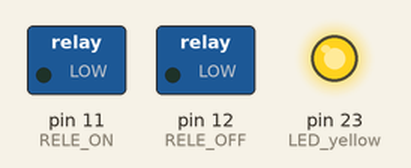
This sketch was run on a simulated Arduino Mega 2560, built with avr-gcc and run on an emulated ATmega2560. On the bench: switched loads named in the sketch (green lamp = pin HIGH), output pins drawn as LEDs (lit = HIGH). Pins used as bus, display or sensor lines are not drawn; what the sketch prints to the serial monitor is not drawn.

Above: at 8.4 s.
Timing chart, 0 to 16.3 s (numbered marks = the images above):
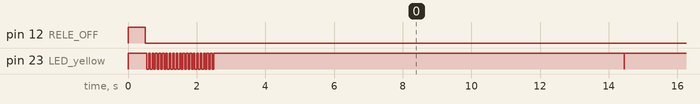

Measured:
- by itself, pin 23 (LED_yellow): goes 19 × (LOW 0.05 s, HIGH 0.05 s), LOW 0.05 s, 10 × (HIGH 11.9 s, LOW 0.01 s), then HIGH

The sketch:

AIRDOS_Moussala.ino
```cpp
/*
  CANDY based on Mighty 1284p for Mossala mountain

Compiled with: Arduino 1.8.3

ISP
---
PD0     RX
PD1     TX
RESET#  through 50M capacitor to RST#

SDcard
------
DAT3   SS   4 B4
CMD    MOSI 5 B5
DAT0   MISO 6 B6
CLK    SCK  7 B7

SERIAL 2 (not necessary to connect)
--------
RX 18 PC2
TX 19 PC3

ANALOG
------
+      A0  PA0
-      A1  PA1
RESET  0   PB0

RELE
----
RELE_ON   11    PD3
RELE_OFF  12    PD4

LED
---
LED_yellow  23  PC7         // LED pro Dasu
LED_green   TIMEPULSE GPS   // LED pro pilota

The following needs to be added to the line mentioning the atmega644 in
/usr/share/arduino/libraries/SD/utility/Sd2PinMap.h:

    || defined(__AVR_ATmega1284P__)

so that it reads:

    #elif defined(__AVR_ATmega644P__) || defined(__AVR_ATmega644__)|| defined(__AVR_ATmega1284P__)

                      +---\/---+
           (D 0) PB0 1|        |40 PA0 (AI 0 / D24)
           (D 1) PB1 2|        |39 PA1 (AI 1 / D25)
      INT2 (D 2) PB2 3|        |38 PA2 (AI 2 / D26)
       PWM (D 3) PB3 4|        |37 PA3 (AI 3 / D27)
    PWM/SS (D 4) PB4 5|        |36 PA4 (AI 4 / D28)
      MOSI (D 5) PB5 6|        |35 PA5 (AI 5 / D29)
  PWM/MISO (D 6) PB6 7|        |34 PA6 (AI 6 / D30)
   PWM/SCK (D 7) PB7 8|        |33 PA7 (AI 7 / D31)
                 RST 9|        |32 AREF
                VCC 10|        |31 GND
                GND 11|        |30 AVCC
              XTAL2 12|        |29 PC7 (D 23)
              XTAL1 13|        |28 PC6 (D 22)
      RX0 (D 8) PD0 14|        |27 PC5 (D 21) TDI
      TX0 (D 9) PD1 15|        |26 PC4 (D 20) TDO
RX1/INT0 (D 10) PD2 16|        |25 PC3 (D 19) TMS
TX1/INT1 (D 11) PD3 17|        |24 PC2 (D 18) TCK
     PWM (D 12) PD4 18|        |23 PC1 (D 17) SDA
     PWM (D 13) PD5 19|        |22 PC0 (D 16) SCL
     PWM (D 14) PD6 20|        |21 PD7 (D 15) PWM
                      +--------+
*/

#include "wiring_private.h"
//#include <SoftwareSerial.h>

#define MSG_NO 20    // number of logged NMEA messages

#define RELE_ON     11    // PD3
#define RELE_OFF    12    // PD4
#define LED_yellow  23    // PC7

#define CHANNELS 512 // number of channels in buffer for histogram, including negative numbers

//SoftwareSerial swSerial(18, 19); // RX, TX

const int chipSelect = 4;
int RESET = 0;
uint16_t count = 0;

void setup()
{
  // Open serial communications and wait for port to open:
  Serial.begin(9600);
  while (!Serial)
  {
  ; // wait for serial port to connect. Needed for Leonardo only?
  }

  //swSerial.begin(115200);
  Serial.println("#Cvak...");

// Read Analog Differential without gain (read datashet of ATMega1280 and ATMega2560 for refference)
// Use analogReadDiff(NUM)
//   NUM	|	POS PIN	  	        |	NEG PIN		        | 	GAIN
//	0	|	A0			|	A1			|	1x
//	1	|	A1			|	A1			|	1x
//	2	|	A2			|	A1			|	1x
//	3	|	A3			|	A1			|	1x
//	4	|	A4			|	A1			|	1x
//	5	|	A5			|	A1			|	1x
//	6	|	A6			|	A1			|	1x
//	7	|	A7			|	A1			|	1x
//	8	|	A8			|	A9			|	1x
//	9	|	A9			|	A9			|	1x
//	10	|	A10			|	A9			|	1x
//	11	|	A11			|	A9			|	1x
//	12	|	A12			|	A9			|	1x
//	13	|	A13			|	A9			|	1x
//	14	|	A14			|	A9			|	1x
//	15	|	A15			|	A9			|	1x
  #define pin 0
  uint8_t analog_reference = EXTERNAL; // DEFAULT, INTERNAL, INTERNAL1V1, INTERNAL2V56, or EXTERNAL

  ADMUX = (analog_reference << 6) | ((pin | 0x10) & 0x1F);

  pinMode(RESET, OUTPUT);
  pinMode(RELE_ON, OUTPUT);
  pinMode(RELE_OFF, OUTPUT);
  pinMode(LED_yellow, OUTPUT);
  digitalWrite(LED_yellow, HIGH);

  digitalWrite(RELE_ON, LOW);  // Rele switch OFF
  digitalWrite(RELE_OFF, HIGH);
  delay(500);
  digitalWrite(RELE_OFF, LOW);


  for(int i=0; i<20; i++)
  {
    delay(50);
    digitalWrite(LED_yellow, LOW);  // Blink for Dasa
    delay(50);
    digitalWrite(LED_yellow, HIGH);
  }

  Serial.println("#Hmmm...");
}

#define MEASUREMENTS  25   // cca 5 minutes of radiation measurement

void loop()
{
  for(int x=0; x<MEASUREMENTS; x++)
  {
    uint8_t lo, hi;
    uint16_t u_sensor;
    //int16_t s_sensor;
    uint16_t buffer[CHANNELS];

    for(int n=0; n<CHANNELS; n++)
    {
      buffer[n]=0;
    }

    digitalWrite(RESET, HIGH);   // Reset peak detector
    digitalWrite(RESET, HIGH);   // Reset peak detector
    digitalWrite(RESET, HIGH);   // Reset peak detector
    digitalWrite(RESET, HIGH);   // Reset peak detector
    digitalWrite(RESET, HIGH);   // Reset peak detector
    digitalWrite(RESET, HIGH);   // Reset peak detector
    digitalWrite(RESET, HIGH);   // Reset peak detector
    digitalWrite(RESET, HIGH);   // Reset peak detector
    digitalWrite(RESET, HIGH);   // Reset peak detector
    digitalWrite(RESET, HIGH);   // Reset peak detector
    for (int i=0; i<20; i++) {digitalWrite(RESET, LOW);} // compensate first data aquisition cca 100 us

    uint16_t maximum = 0;
    uint16_t supress = 0;

    for(uint16_t n=0; n<65535; n++) // cca 12 s
    {
      for (int i=0; i<15; i++) {digitalWrite(RESET, LOW);} // whole integration cca 200 us

      // start the conversion
      sbi(ADCSRA, ADSC);          // Sample/Hold

      // delay for hold
      __asm__("nop\n\t nop\n\t nop\n\t nop\n\t nop\n\t nop\n\t nop\n\t nop\n\t nop\n\t nop\n\t nop\n\t nop\n\t nop\n\t nop\n\t nop\n\t nop\n\t nop\n\t nop\n\t nop\n\t nop\n\t nop\n\t nop\n\t nop\n\t nop\n\t nop\n\t nop\n\t nop\n\t nop\n\t nop\n\t");
      __asm__("nop\n\t nop\n\t nop\n\t nop\n\t nop\n\t nop\n\t nop\n\t nop\n\t nop\n\t nop\n\t nop\n\t nop\n\t nop\n\t nop\n\t nop\n\t nop\n\t nop\n\t nop\n\t nop\n\t nop\n\t nop\n\t nop\n\t nop\n\t nop\n\t nop\n\t nop\n\t nop\n\t nop\n\t nop\n\t");
      __asm__("nop\n\t nop\n\t nop\n\t nop\n\t nop\n\t nop\n\t nop\n\t nop\n\t nop\n\t nop\n\t nop\n\t nop\n\t nop\n\t nop\n\t nop\n\t nop\n\t nop\n\t nop\n\t nop\n\t nop\n\t nop\n\t nop\n\t nop\n\t nop\n\t nop\n\t nop\n\t nop\n\t nop\n\t nop\n\t");
      __asm__("nop\n\t nop\n\t nop\n\t nop\n\t nop\n\t nop\n\t nop\n\t nop\n\t nop\n\t nop\n\t nop\n\t nop\n\t nop\n\t nop\n\t nop\n\t nop\n\t nop\n\t nop\n\t nop\n\t nop\n\t nop\n\t nop\n\t nop\n\t nop\n\t nop\n\t nop\n\t nop\n\t nop\n\t nop\n\t");
      __asm__("nop\n\t nop\n\t nop\n\t nop\n\t nop\n\t nop\n\t nop\n\t nop\n\t nop\n\t nop\n\t nop\n\t nop\n\t nop\n\t nop\n\t nop\n\t nop\n\t nop\n\t nop\n\t nop\n\t nop\n\t nop\n\t nop\n\t nop\n\t nop\n\t nop\n\t nop\n\t nop\n\t nop\n\t nop\n\t");
      __asm__("nop\n\t nop\n\t nop\n\t nop\n\t nop\n\t nop\n\t nop\n\t nop\n\t nop\n\t nop\n\t nop\n\t nop\n\t nop\n\t nop\n\t nop\n\t nop\n\t nop\n\t nop\n\t nop\n\t nop\n\t nop\n\t nop\n\t nop\n\t nop\n\t nop\n\t nop\n\t nop\n\t nop\n\t nop\n\t");
      __asm__("nop\n\t nop\n\t nop\n\t nop\n\t nop\n\t nop\n\t nop\n\t nop\n\t nop\n\t nop\n\t nop\n\t nop\n\t nop\n\t nop\n\t nop\n\t nop\n\t nop\n\t nop\n\t nop\n\t nop\n\t nop\n\t nop\n\t nop\n\t nop\n\t nop\n\t nop\n\t nop\n\t nop\n\t nop\n\t");
      __asm__("nop\n\t nop\n\t nop\n\t nop\n\t nop\n\t nop\n\t nop\n\t nop\n\t nop\n\t nop\n\t nop\n\t nop\n\t nop\n\t nop\n\t nop\n\t nop\n\t nop\n\t nop\n\t nop\n\t nop\n\t nop\n\t nop\n\t nop\n\t nop\n\t nop\n\t nop\n\t nop\n\t nop\n\t nop\n\t");
      __asm__("nop\n\t nop\n\t nop\n\t nop\n\t nop\n\t nop\n\t nop\n\t nop\n\t nop\n\t nop\n\t nop\n\t nop\n\t nop\n\t nop\n\t nop\n\t nop\n\t nop\n\t nop\n\t nop\n\t nop\n\t nop\n\t nop\n\t nop\n\t nop\n\t nop\n\t nop\n\t nop\n\t nop\n\t nop\n\t");
      __asm__("nop\n\t nop\n\t nop\n\t nop\n\t nop\n\t nop\n\t nop\n\t nop\n\t nop\n\t nop\n\t nop\n\t nop\n\t nop\n\t nop\n\t nop\n\t nop\n\t nop\n\t nop\n\t nop\n\t nop\n\t nop\n\t nop\n\t nop\n\t nop\n\t nop\n\t nop\n\t nop\n\t nop\n\t nop\n\t");
      __asm__("nop\n\t nop\n\t nop\n\t nop\n\t nop\n\t nop\n\t nop\n\t nop\n\t nop\n\t nop\n\t nop\n\t nop\n\t nop\n\t nop\n\t nop\n\t nop\n\t nop\n\t nop\n\t nop\n\t nop\n\t nop\n\t nop\n\t nop\n\t nop\n\t nop\n\t nop\n\t nop\n\t nop\n\t nop\n\t");
      __asm__("nop\n\t nop\n\t nop\n\t nop\n\t nop\n\t nop\n\t nop\n\t nop\n\t nop\n\t nop\n\t nop\n\t nop\n\t nop\n\t nop\n\t nop\n\t nop\n\t nop\n\t nop\n\t nop\n\t nop\n\t nop\n\t nop\n\t nop\n\t nop\n\t nop\n\t nop\n\t nop\n\t nop\n\t nop\n\t");
      __asm__("nop\n\t nop\n\t nop\n\t nop\n\t nop\n\t nop\n\t nop\n\t nop\n\t nop\n\t nop\n\t nop\n\t nop\n\t nop\n\t nop\n\t nop\n\t nop\n\t nop\n\t nop\n\t nop\n\t nop\n\t nop\n\t nop\n\t nop\n\t nop\n\t nop\n\t nop\n\t nop\n\t nop\n\t nop\n\t");
      __asm__("nop\n\t nop\n\t nop\n\t nop\n\t nop\n\t nop\n\t nop\n\t nop\n\t nop\n\t nop\n\t nop\n\t nop\n\t nop\n\t nop\n\t nop\n\t nop\n\t nop\n\t nop\n\t nop\n\t nop\n\t nop\n\t nop\n\t nop\n\t nop\n\t nop\n\t nop\n\t nop\n\t nop\n\t nop\n\t");
      __asm__("nop\n\t nop\n\t nop\n\t nop\n\t nop\n\t nop\n\t nop\n\t nop\n\t nop\n\t nop\n\t nop\n\t nop\n\t nop\n\t nop\n\t nop\n\t nop\n\t nop\n\t nop\n\t nop\n\t nop\n\t nop\n\t nop\n\t nop\n\t nop\n\t nop\n\t nop\n\t nop\n\t nop\n\t nop\n\t");


      digitalWrite(RESET, HIGH);  // Reset peak detector (start next measurement)
      digitalWrite(RESET, LOW);

      // ADSC is cleared when the conversion finishes
      while (bit_is_set(ADCSRA, ADSC));  // conversion cca 100 us

      //  digitalWrite(LED_yellow, LOW);  // Blink for debug
      //  digitalWrite(LED_yellow, HIGH);

      // we have to read ADCL first; doing so locks both ADCL
      // and ADCH until ADCH is read.  reading ADCL second would
      // cause the results of each conversion to be discarded,
      // as ADCL and ADCH would be locked when it completed.
      lo = ADCL;
      hi = ADCH;

      // combine the two bytes
      u_sensor = (hi << 7) | (lo >> 1);

      // manage negative values
      //if (u_sensor <= 511 ) {u_sensor += 512;} else {u_sensor -= 512;}
      if (u_sensor <= (CHANNELS/2)-1 ) {u_sensor += (CHANNELS/2);} else {u_sensor -= (CHANNELS/2);}


      //buffer[u_sensor]++;


      if (u_sensor > maximum) // suppress double detection for long pulses
      {
        maximum = u_sensor;
        supress++;
      }
      else
      {
        buffer[maximum]++;
        maximum = 0;
      }
    }


    {
      // make a string for assembling the data to log:
      String dataString = "$CANDY1,";

      dataString += String(count++);
      dataString += ",";

      for(int n=0; n<CHANNELS; n++)
      {
        dataString += String(buffer[n]);
        dataString += ",";
      }

      #define NOISE (CHANNELS/2) + 2
      #define BACKGROUND 7

      int loDose = 0;
      for(int n=NOISE; n<(NOISE+BACKGROUND); n++)
      {
        loDose += buffer[n];
      }

      int hiDose=0;
      for(int n=(NOISE+BACKGROUND); n<CHANNELS ; n++)
      {
        hiDose += buffer[n];
      }

      int noisenoise=0;
      for(int n=0; n<NOISE ; n++)
      {
        noisenoise += buffer[n];
      }

      int dose = loDose+hiDose;
      dataString += String(dose) + "," + String(loDose) + "," + String(hiDose) + "," + String(noisenoise) + "," + String(supress) + "," + String(dose+noisenoise+supress);

      {
        Serial.println(dataString);  // print to terminal

        digitalWrite(LED_yellow, LOW);  // Blink for Dasa
        delay(10);
        digitalWrite(LED_yellow, HIGH);
        if (hiDose > 0)
        {
          delay(150);
          digitalWrite(LED_yellow, LOW);  // Blink for Dasa + zaric
          delay(10);
          digitalWrite(LED_yellow, HIGH);
        }

      }
    }
  }

}
```
